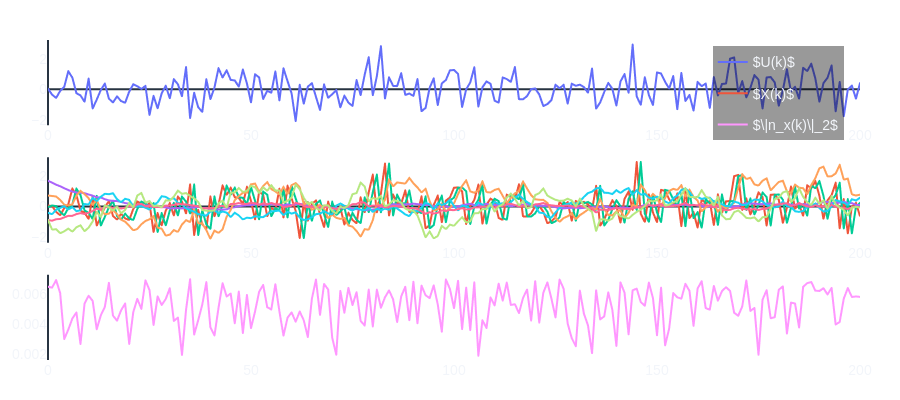

Here is the notebook cell this chart was saved with:
### Code cell
# Plotting sim data
fig = subplots.make_subplots(rows=3)
fig.add_trace(
    go.Scattergl(
        y=Um[0,:],
        mode="lines",
        name=r"$U(k)$",
    ),
    row=1,
    col=1
)
for state in range(n):
    fig.add_trace(
        go.Scattergl(
            y=Xm[state,:],
            mode="lines",
            name=f"$X(k)$",
            legendgroup="states",
            showlegend=(state == 0)
        ),
    row=2,
    col=1
    )


fig.add_trace(
    go.Scattergl(
        y=np.linalg.norm(n_u, axis=0, ord=2),
        mode="lines",
        name="$\|n_x(k)\|_2$"
    ),
    row=3,
    col=1
)

# Update axis labels and layout
#fig.update_yaxes(title_text="Voltage (V)", row=1)
#fig.update_yaxes(title_text="Voltage (V)", row=2)
#fig.update_xaxes(title_text="Time (s)", row=2)

fig.update_layout(
    height = 400
)

fig.show()

### Figure 1 — Plotly figure (JSON) as saved in the notebook; plotly's stock layout.template omitted (floating-point values rounded to 4 significant figures; data arrays with more than 128 entries replaced by an {"elided": "..."} marker saying what was removed)
{"data": [{"mode": "lines", "name": "$U(k)$", "type": "scattergl", "xaxis": "x", "y": {"elided": "201 float values"}, "yaxis": "y"}, {"legendgroup": "states", "mode": "lines", "name": "$X(k)$", "showlegend": true, "type": "scattergl", "xaxis": "x2", "y": {"elided": "201 float values"}, "yaxis": "y2"}, {"legendgroup": "states", "mode": "lines", "name": "$X(k)$", "showlegend": false, "type": "scattergl", "xaxis": "x2", "y": {"elided": "201 float values"}, "yaxis": "y2"}, {"legendgroup": "states", "mode": "lines", "name": "$X(k)$", "showlegend": false, "type": "scattergl", "xaxis": "x2", "y": {"elided": "201 float values"}, "yaxis": "y2"}, {"legendgroup": "states", "mode": "lines", "name": "$X(k)$", "showlegend": false, "type": "scattergl", "xaxis": "x2", "y": {"elided": "201 float values"}, "yaxis": "y2"}, {"legendgroup": "states", "mode": "lines", "name": "$X(k)$", "showlegend": false, "type": "scattergl", "xaxis": "x2", "y": {"elided": "201 float values"}, "yaxis": "y2"}, {"legendgroup": "states", "mode": "lines", "name": "$X(k)$", "showlegend": false, "type": "scattergl", "xaxis": "x2", "y": {"elided": "201 float values"}, "yaxis": "y2"}, {"legendgroup": "states", "mode": "lines", "name": "$X(k)$", "showlegend": false, "type": "scattergl", "xaxis": "x2", "y": {"elided": "201 float values"}, "yaxis": "y2"}, {"mode": "lines", "name": "$\\|n_x(k)\\|_2$", "type": "scattergl", "xaxis": "x3", "y": {"elided": "201 float values"}, "yaxis": "y3"}], "layout": {"height": 400, "xaxis": {"anchor": "y", "domain": [0, 1]}, "xaxis2": {"anchor": "y2", "domain": [0, 1]}, "xaxis3": {"anchor": "y3", "domain": [0, 1]}, "yaxis": {"anchor": "x", "domain": [0.7333, 1]}, "yaxis2": {"anchor": "x2", "domain": [0.3667, 0.6333]}, "yaxis3": {"anchor": "x3", "domain": [0, 0.2667]}}}
